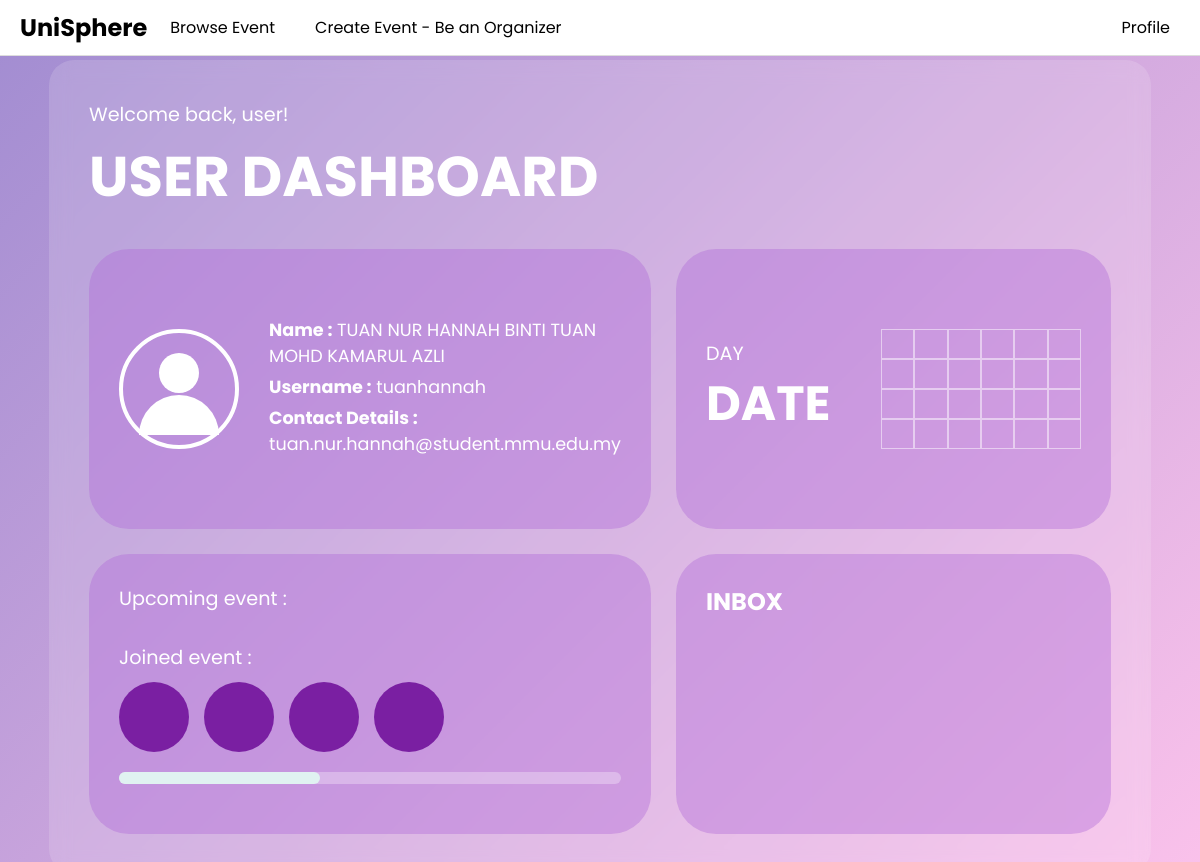
The page /user_dashboard1 (signed in) on the database its author committed.
### tables this page shows
CREATE TABLE users_general (
            student_id TEXT PRIMARY KEY,
            name TEXT NOT NULL,
            username TEXT NOT NULL UNIQUE,
            email TEXT NOT NULL UNIQUE,
            password TEXT NOT NULL,
            keyword TEXT,
            role TEXT NOT NULL CHECK(role IN ('user', 'organizer', 'admin')),
            is_verified INTEGER DEFAULT 0
        );

### app.py (the view)
@app.route('/user_dashboard1')
def dashboard():
    username = session.get('user')
    if not username:
        return redirect(url_for('signin'))
    conn = get_db_connection()
    cursor = conn.cursor()
    cursor.execute("SELECT * FROM users_general WHERE username = ?", (username,))
    user = cursor.fetchone()
    conn.close()
    if not user:
        return "User not found"
    return render_template('user_dashboard1.html', user=user)

### app.py (called while the page is built)
def get_db_connection():
    conn = sqlite3.connect('database.db')
    conn.row_factory = sqlite3.Row
    conn.execute("PRAGMA foreign_keys = 1")
    return conn

### templates/user_dashboard1.html (shortened to what this page needs)
<!DOCTYPE html>
<html lang="en">
<head>
</head>
<body>
    <nav class="navbar">
        <div class="logo">
            <a href="#">UniSphere</a>
        </div>
        <ul class="nav-links">
            <li><a href="{{ url_for('eventbrowsing') }}">Browse Event</a></li>
            <li><a href="{{ url_for('create_event') }}">Create Event - Be an Organizer</a></li>
        </ul>
        <div class="nav-profile">
            <a href="#profile">Profile</a>
        </div>
    </nav>
    <div class="dashboard">
        <p class="welcome">Welcome back, user!</p>
        <h1 class="title">User Dashboard</h1>
        <div class="grid">
            <a href="{{ url_for('user_profile') }}" class =" card profile-card clickable-card">
                <div class="profile-icon"></div>
                <div class="profile-content">
                    <p><b>Name :</b> {{ user['name'] }}</p>
                    <p><b>Username :</b> {{ user['username'] }}</p>
                    <p><b>Contact Details :</b> {{ user['email'] }}</p>
                </div>
            </a>
            <div class="card calendar-card">
                <div class="date-info">
                    <p class="day">DAY</p>
                    <p class="date">DATE</p>
                </div>
                <div class="calendar-grid">
                    <div></div><div></div><div></div><div></div><div></div><div></div>
                    <div></div><div></div><div></div><div></div><div></div><div></div>
                    <div></div><div></div><div></div><div></div><div></div><div></div>
                    <div></div><div></div><div></div><div></div><div></div><div></div>
                </div>
            </div>
            <div class="card event-card">
                <div class="event-row">
                    <p class="event-label">Upcoming event :</p>
                </div>
                <div class="event-row">
                    <p class="event-label">Joined event :</p>
                    <div class="circles">
                        <div class="circle"></div>
                        <div class="circle"></div>
                        <div class="circle"></div>
                        <div class="circle"></div>
                    </div>
                </div>
                <div class="scroll-bar">
                    <div class="scroll-fill"></div>
                </div>
            </div>
            <div class="card inbox-card">
                <h2 class="inbox-title">Inbox</h2>
            </div>
        </div>
    </div>
</body>
</html>

### templates/user_dashboard1.html (style rules this page uses)
* { margin: 0; padding: 0; box-sizing: border-box; font-family: 'Poppins', sans-serif; }
body { background: linear-gradient(135deg, #a18cd1 0%, #fbc2eb 100%); display: flex; justify-content: center; align-items: center; min-height: 100vh; padding: 20px; }
.dashboard { width: 95%; max-width: 1400px; padding: 40px; border-radius: 25px; background: rgba(255, 255, 255, 0.15); backdrop-filter: blur(10px); color: white; }
.welcome { font-size: 1.2rem; margin-bottom: 5px; }
.title { font-size: 3.5rem; font-weight: 700; margin-bottom: 30px; text-transform: uppercase; }
.grid { display: grid; grid-template-columns: 1fr 1fr; gap: 25px; }
.card { background: rgba(176, 106, 214, 0.4); border-radius: 40px; padding: 30px; min-height: 280px; }
.profile-card { display: flex; align-items: center; gap: 30px; }
.profile-icon { width: 120px; height: 120px; border: 4px solid white; border-radius: 50%; position: relative; flex-shrink: 0; }
.profile-icon::before { content: ""; position: absolute; width: 40px; height: 40px; background: white; border-radius: 50%; top: 20px; left: 50%; transform: translateX(-50%); }
.profile-icon::after { content: ""; position: absolute; width: 80px; height: 40px; background: white; border-radius: 40px 40px 0 0; bottom: 10px; left: 50%; transform: translateX(-50%); }
.profile-content p { font-size: 1.1rem; margin-bottom: 5px; }
.calendar-card { display: flex; justify-content: space-between; align-items: center; }
.date-info .day { font-size: 1.2rem; }
.date-info .date { font-size: 3rem; font-weight: 700; }
.calendar-grid { display: grid; grid-template-columns: repeat(6, 1fr); width: 200px; height: 120px; }
.calendar-grid div { border: 1px solid rgba(255, 255, 255, 0.5); }
.event-row { margin-bottom: 20px; }
.event-label { font-size: 1.2rem; margin-bottom: 10px; }
.circles { display: flex; gap: 15px; }
.circle { width: 70px; height: 70px; background: #7a1fa2; border-radius: 50%; }
.scroll-bar { width: 100%; height: 12px; background: rgba(255, 255, 255, 0.3); border-radius: 10px; margin-top: 20px; }
.scroll-fill { width: 40%; height: 100%; background: #e0f2f1; border-radius: 10px; }
.inbox-title { font-size: 1.5rem; font-weight: 700; text-transform: uppercase; }
.clickable-card { text-decoration: none; color: inherit; display: flex; cursor: pointer; transition: transform 0.2s ease, background 0.3s ease; }
.navbar { position: fixed; top: 0; left: 0; width: 100%; background-color: white; display: flex; justify-content: space-between; align-items: center; padding: 10px 20px; border-bottom: 1px solid #ddd; transition: top 0.3s; z-index: 1000; }
.logo a { font-size: 24px; font-weight: bold; color: black; text-decoration: none; padding-right: 13px; }
.nav-links { list-style: none; display: flex; gap: 20px; }
.nav-links li a, .nav-profile a { color: black; text-decoration: none; font-size: 16px; padding: 5px 10px; transition: background-color 0.3s, color 0.3s; }
.nav-profile { margin-left: auto; }
body { padding-top: 60px; }

### rows shown on the page
users_general: name "TUAN NUR HANNAH BINTI TUAN MOHD KAMARUL AZLI", username "tuanhannah", email "tuan.nur.hannah@student.mmu.edu.my"
